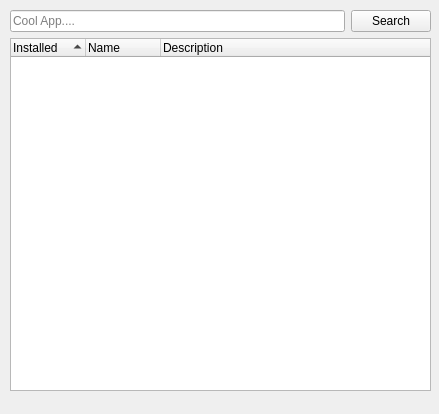
<?xml version="1.0" encoding="UTF-8"?>
<ui version="4.0">
 <class>MainWindow</class>
 <widget class="QMainWindow" name="MainWindow">
  <property name="windowModality">
   <enum>Qt::NonModal</enum>
  </property>
  <property name="geometry">
   <rect>
    <x>0</x>
    <y>0</y>
    <width>439</width>
    <height>414</height>
   </rect>
  </property>
  <property name="sizePolicy">
   <sizepolicy hsizetype="Expanding" vsizetype="Expanding">
    <horstretch>0</horstretch>
    <verstretch>0</verstretch>
   </sizepolicy>
  </property>
  <property name="cursor">
   <cursorShape>ArrowCursor</cursorShape>
  </property>
  <property name="windowTitle">
   <string>Potluck</string>
  </property>
  <widget class="QWidget" name="centralwidget">
   <property name="sizePolicy">
    <sizepolicy hsizetype="Expanding" vsizetype="Expanding">
     <horstretch>0</horstretch>
     <verstretch>0</verstretch>
    </sizepolicy>
   </property>
   <widget class="QWidget" name="verticalLayoutWidget">
    <property name="geometry">
     <rect>
      <x>10</x>
      <y>10</y>
      <width>421</width>
      <height>381</height>
     </rect>
    </property>
    <layout class="QVBoxLayout" name="verticalLayout">
     <property name="sizeConstraint">
      <enum>QLayout::SetMaximumSize</enum>
     </property>
     <item>
      <layout class="QHBoxLayout" name="horizontalLayout">
       <item>
        <widget class="QLineEdit" name="queryEdit">
         <property name="inputMask">
          <string/>
         </property>
         <property name="placeholderText">
          <string>Cool App....</string>
         </property>
        </widget>
       </item>
       <item>
        <widget class="QPushButton" name="queryButton">
         <property name="text">
          <string>Search</string>
         </property>
        </widget>
       </item>
      </layout>
     </item>
     <item>
      <widget class="QTreeWidget" name="queryList">
       <property name="sizePolicy">
        <sizepolicy hsizetype="Expanding" vsizetype="Expanding">
         <horstretch>0</horstretch>
         <verstretch>0</verstretch>
        </sizepolicy>
       </property>
       <property name="uniformRowHeights">
        <bool>true</bool>
       </property>
       <property name="sortingEnabled">
        <bool>true</bool>
       </property>
       <property name="columnCount">
        <number>3</number>
       </property>
       <attribute name="headerCascadingSectionResizes">
        <bool>true</bool>
       </attribute>
       <attribute name="headerDefaultSectionSize">
        <number>75</number>
       </attribute>
       <attribute name="headerHighlightSections">
        <bool>true</bool>
       </attribute>
       <attribute name="headerMinimumSectionSize">
        <number>5</number>
       </attribute>
       <attribute name="headerShowSortIndicator" stdset="0">
        <bool>true</bool>
       </attribute>
       <attribute name="headerStretchLastSection">
        <bool>true</bool>
       </attribute>
       <column>
        <property name="text">
         <string>Installed</string>
        </property>
       </column>
       <column>
        <property name="text">
         <string>Name</string>
        </property>
       </column>
       <column>
        <property name="text">
         <string>Description</string>
        </property>
       </column>
      </widget>
     </item>
    </layout>
   </widget>
  </widget>
 </widget>
 <resources/>
 <connections/>
</ui>
